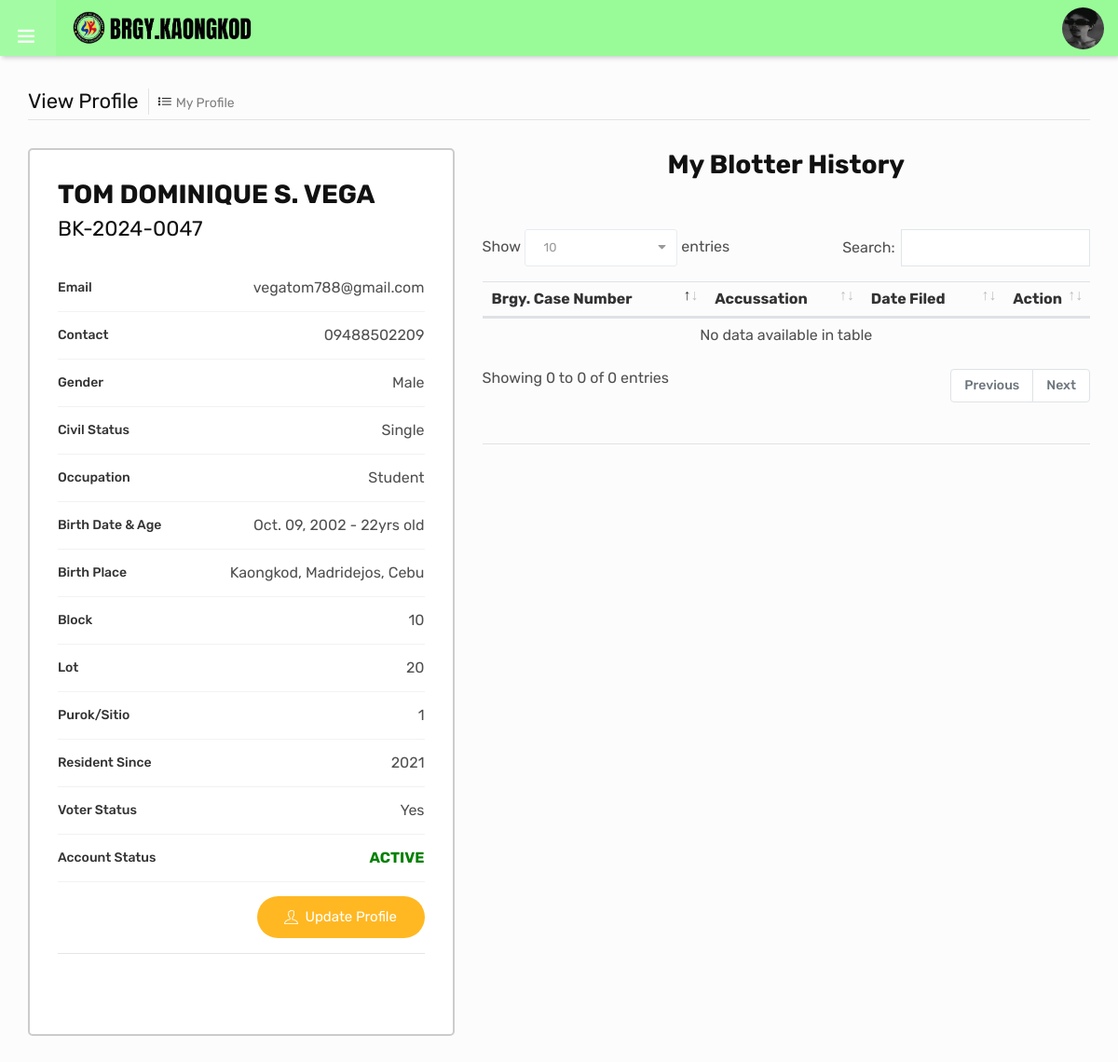
/residents/my-blotters.php (signed in), run on the app's committed database.
### tables this page shows
CREATE TABLE `residents` (
  `id` int(11) NOT NULL,
  `id_number` varchar(50) NOT NULL,
  `fname` varchar(200) NOT NULL,
  `mname` varchar(200) NOT NULL,
  `lname` varchar(200) NOT NULL,
  `gender` varchar(20) NOT NULL,
  `civil_status` varchar(50) NOT NULL,
  `email` varchar(50) NOT NULL,
  `password` varchar(65) NOT NULL,
  `contact_number` varchar(50) NOT NULL,
  `address` varchar(500) NOT NULL,
  `address2` varchar(100) DEFAULT NULL,
  `resident_since` varchar(100) DEFAULT NULL,
  `birth_date` date DEFAULT NULL,
  `ext` varchar(200) DEFAULT NULL,
  `address3` varchar(200) DEFAULT NULL,
  `birth_place` varchar(200) DEFAULT NULL,
  `occupation` varchar(200) DEFAULT NULL,
  `status` int(11) NOT NULL,
  `verified` int(11) NOT NULL,
  `email_verif` int(11) DEFAULT NULL,
  `date_registered` datetime NOT NULL,
  `resident_status` varchar(50) DEFAULT NULL,
  `photo` varchar(200) DEFAULT NULL
);

### global/model.php (called while the page is built, shortened)
<?php
	Class Model {
		private $server = "127.0.0.1:3306";
		private $username = "u510162695_kaongkod";
		private $password = "1Kaongkod";
		private $dbname = "u510162695_kaongkod";
		private $conn;
		public function __construct() {
			try {
				$this->conn = new mysqli($this->server, $this->username, $this->password, $this->dbname);
			} catch (Exception $e) {
				echo "Connection failed" . $e->getMessage();
			}
		}
		public function displayDepartment2($id) {
			$data = null;
			$query = "SELECT * FROM residents WHERE id = ?";
			if($stmt = $this->conn->prepare($query)) {
				$stmt->bind_param("i", $id);
				$stmt->execute();
				$result = $stmt->get_result();
				while ($row = $result->fetch_assoc()) {
					$data[] = $row;
				}
			}
			return $data;
		}
		public function displayResidentsProfile($id) {
			$data = null;
			$query = "SELECT * FROM residents WHERE id = ?";
			if ($stmt = $this->conn->prepare($query)) {
				$stmt->bind_param('i', $id);
				$stmt->execute();
				$result = $stmt->get_result();
				while ($row = $result->fetch_assoc()) {
					$data[] = $row;
				}
			}
			return $data;
		}
	}
?>

### residents/department.php (called while the page is built, shortened)
<?php
	$department = $model->displayDepartment2($_SESSION['sess2']);
	if (!empty($department)) {
		foreach ($department as $dep) {
			$r_id = $dep['id'];
			$photo = $dep['photo'];
														if ($photo == '') {
															$photo = 'default';
    													}
    													else {
    														$photo = $dep['photo'];
    													}
		}
	}
?>

### residents/my-blotters.php (the view, shortened to what this page needs)
<?php
	include('../global/model.php');
	$model = new Model();
	include('department.php');
	$id = $r_id;
?>
<!DOCTYPE html>
<html lang="en">
	<head>
		<link rel="stylesheet" type="text/css" href="../dashboard/assets/css/dataTables.bootstrap4.min.css">
		<link rel="stylesheet" type="text/css" href="../dashboard/assets/css/assets.css">
		<link rel="stylesheet" type="text/css" href="../dashboard/assets/vendors/calendar/fullcalendar.css">
		<link rel="stylesheet" type="text/css" href="../dashboard/assets/css/typography.css">
		<link rel="stylesheet" type="text/css" href="../dashboard/assets/css/shortcodes/shortcodes.css">
		<link rel="stylesheet" type="text/css" href="../dashboard/assets/css/style.css">
		<link rel="stylesheet" type="text/css" href="../dashboard/assets/css/dashboard.css">
	</head>
	<body class="ttr-opened-sidebar ttr-pinned-sidebar" style="background-color: #FCFCFC;">
		<?php include 'navbar.php'; ?>
		<main class="ttr-wrapper" style="background-color: #FCFCFC;">
			<div class="container-fluid">
				<div class="db-breadcrumb">
					<h4 class="breadcrumb-title">View Profile</h4>
					<ul class="db-breadcrumb-list">
						<li><i class="ti-list"></i>My Profile</li>
					</ul>
				</div>
				<?php include 'widget.php';
				$rows = $model->displayResidentsProfile($id);
				if (!empty($rows)) {
					foreach ($rows as $row) {
						$id_number = $row['id_number'];
						$first_name = $row['fname'];
						$middle_name = $row['mname'];
						$last_name = $row['lname'];
						$email = $row['email'];
						$contact = $row['contact_number'];
						$address = $row['address'];
						$address2 = $row['address2'];
						$address3 = $row['address3'];
						$bplace = $row['birth_place'];
						$occupation = $row['occupation'];
						$ext = $row['ext'];
						$civil_status = $row['civil_status'];
						$bd = date('M. d, Y', strtotime($row['birth_date']));
						$bdt = date('Y', strtotime($row['birth_date']));
						$dttt = date("Y");
						$age = $dttt - $bdt;
						$gender = $row['gender'];
						$status = $row['status'];
						$resident_since = $row['resident_since'];
					}
				}
				?>
				<div class="row">
				<div class="col-lg-5 m-b30">
				<form class="contact-bx dzForm" method="post" style="background-color: #ffffff; border: 2px solid #ccc; padding: 30px; border-radius: 5px;">
								<div class="new-user-list">
									<h3><?php echo strtoupper($first_name); ?> <?php echo strtoupper($middle_name); ?> <?php echo strtoupper($last_name); ?> <?php echo strtoupper($ext); ?><br><small><?php echo $id_number; ?></small></h3><br>
									<div class="new-user-list">
										<ul>
											<li>
												<span class="new-users-text">
													<a href="#" class="new-users-name">Email</a>
												</span>
												<span class="new-users-btn">
													<?php echo $email; ?>
												</span>
											</li>
											<li>
												<span class="new-users-text">
													<a href="#" class="new-users-name">Contact</a>
												</span>
												<span class="new-users-btn">
													<?php echo $contact; ?>
												</span>
											</li>
											<li>
												<span class="new-users-text">
													<a href="#" class="new-users-name">Gender</a>
												</span>
												<span class="new-users-btn">
													<?php echo $gender; ?>
												</span>
											</li>
											<li>
												<span class="new-users-text">
													<a href="#" class="new-users-name">Civil Status</a>
												</span>
												<span class="new-users-btn">
													<?php echo $civil_status; ?>
												</span>
											</li>
											<li>
												<span class="new-users-text">
													<a href="#" class="new-users-name">Occupation</a>
												</span>
												<span class="new-users-btn">
													<?php echo $occupation; ?>
												</span>
											</li>
											<li>
												<span class="new-users-text">
													<a href="#" class="new-users-name">Birth Date & Age</a>
												</span>
												<span class="new-users-btn">
													<?php echo $bd; ?> - <?php echo $age; ?>yrs old
												</span>
											</li>
											<li>
												<span class="new-users-text">
													<a href="#" class="new-users-name">Birth Place</a>
												</span>
												<span class="new-users-btn">
													<?php echo $bplace; ?>
												</span>
											</li>
											<li>
												<span class="new-users-text">
													<a href="#" class="new-users-name">Block</a>
												</span>
												<span class="new-users-btn">
													<?php echo $address; ?>
												</span>
											</li>
											<li>
												<span class="new-users-text">
													<a href="#" class="new-users-name">Lot</a>
												</span>
												<span class="new-users-btn">
													<?php echo $address2; ?>
												</span>
											</li>
											<li>
												<span class="new-users-text">
													<a href="#" class="new-users-name">Purok/Sitio</a>
												</span>
												<span class="new-users-btn">
													<?php echo $address3; ?>
												</span>
											</li>
											<li>
												<span class="new-users-text">
													<a href="#" class="new-users-name">Resident Since</a>
												</span>
												<span class="new-users-btn">
													<?php echo $resident_since; ?>
												</span>
											</li>
											<li>
												<span class="new-users-text">
													<a href="#" class="new-users-name">Voter Status</a>
												</span>
												<span class="new-users-btn">
													<?php echo $row['resident_status']; ?>
												</span>
											</li>
											<li>
												<span class="new-users-text">
													<a href="#" class="new-users-name">Account Status</a>
												</span>
												<span class="new-users-btn">
													<?php
													if ($status == '0') {
														echo '<span style="color: red;"><b>ARCHIVED</b></span>';
													}
													elseif ($status == '1') {
														echo '<span style="color: green;"><b>ACTIVE</b></span>';
													}
													elseif ($status == '2') {
														echo '<span style="color: blue;"><b>PENDING</b></span>';
													}
													elseif ($status == '3') {
														echo '<span style="color: red;"><b>ARCHIVED</b></span>';
													}
													else {
														echo $status;
													}
													?>
												</span>
											</li>
											 <li>
												<span class="new-users-btn">
													<div class="row">
													    <div class="col-lg-12" align="center">
													        <a href="update-profile" class="btn yellow radius-xl" style="width: 180px;height: 45px;display: flex;align-items: center;justify-content: center;"><i class="ti-user" style="font-size: 15px;"></i><span style="font-size: 15px;">&nbsp;&nbsp;Update Profile</span></a>
													    </div>
													</div>
												</span>
											</li>
										</ul>
										<hr>
										<br><br>
									</div>
								</div>
					</div>
					<div class="col-lg-7 m-b30">
								<center><h3>My Blotter History</h3><br><br></center>
								<div class="table-responsive">
									<table id="table" class="table hover" style="width:100%">
										<thead>
											<tr>
												<th>Brgy. Case Number</th>
												<th>Accussation</th>
												<th>Date Filed</th>
												<th width="50">Action</th>
											</tr>
										</thead>
										<tbody>
										</tbody>
									</table>
								</div>
								<br>
								<hr>
					</div>
				</div>
			</div>
		</main>
	</body>
</html>

### residents/navbar.php (shortened to what this page needs)
<header class="ttr-header">
	<div class="ttr-header-wrapper">
		<div class="ttr-toggle-sidebar ttr-material-button">
			<i class="ti-menu ttr-close-icon"></i>
		</div>
		<div class="ttr-logo-box">
			<div>
				<a href="homepage" class="ttr-logo">
					<img alt="" class="ttr-logo-desktop" src="../assets/images/3r.png" style="width: 200px; height: 36px;">
				</a>
			</div>
		</div>
		<div class="ttr-header-right ttr-with-seperator">
			<ul class="ttr-header-navigation">
				<li>
					<a href="#" class="ttr-material-button ttr-submenu-toggle"><img src="../assets/images/profile-pictures/<?php echo $photo; ?>.jpg" style="height: 45px; width: 45px;border-radius: 50%;"></a>
				</li>
			</ul>
		</div>
	</div>
</header>

### dashboard/assets/css/typography.css (style rules this page uses)
body { background-color: #fff; font-family: Rubik; font-size: 16px; font-weight: 400; color:#505050; padding: 0; margin: 0; overflow-x: hidden; -webkit-font-smoothing: antialiased; font-smoothing: antialiased; -moz-osx-font-smoothing: grayscale; scroll-behavior: smooth; }
a { color: #6f6f6f; outline: 0 none; text-decoration: none; }
img { border-style: none; height: auto; max-width: 100%; vertical-align: middle; }
hr { clear: both; }
section, article, aside, details, figcaption, figure, footer, header, hgroup, main, menu, nav, summary { display: block; }
table { background-color: transparent; width: 100%; }
table thead th { color: #333; }
p, address, pre, hr, ul, ol, dl, dd, table { margin-bottom: 24px; }
h1, h2, h3, h4, h5, h6 { color: #111111; font-family: rubik; margin-top:0; }
h3 { font-size: 28px; line-height: 35px; margin-bottom: 20px; font-weight: 700; }
h4 { font-size: 22px; line-height: 28px; margin-bottom: 15px; font-weight: 500; }
dl, ul, ol { list-style-position: outside; padding: 0; }
ul, ol { margin-bottom: 24px; }
ul li, ol li { padding: 0; }
.m-b30 { margin-bottom: 30px; }

### dashboard/assets/css/shortcodes/form.css (style rules this page uses)
.btn, .panel, .form-control, .img-thumbnail, .panel-head ing, .dropdown-menu, .panel-group .panel, .nav-tabs > li > a, .modal-content, .navbar-toggler, .nav-pills > li > a, .pager li > a, .pager li > span, .well, .alert, .list-group-item:first-child, .list-group-item:last-child, .input-group-addon, .btn-group-divides > .btn:not(:first-child):not(:last-child):not(.dropdown-toggle), .btn-group-divides > .btn:last-child:not(:first-child), .btn-group > .dropdown-toggle:not(:first-child), .ttr-booking-form .ttr-extra-services li .feature-box-lg, .ttr-booking-form .ttr-extra-services li.active .feature-box-lg:after, .widget_tag_cloud a, .searchform input[type="text"], .searchform input[type="submit"], ol.comment-list li.comment .comment-body { -webkit-border-radius: 0; -moz-border-radius: 0; border-radius: 0; }
a, .ttr-box, .btn, .form-control, .ov-box, .overlay-icon li a i, .feature-box-xl, .feature-box-lg, .feature-box-md, .feature-box-sm, .feature-box-xs, .navbar-toggler, .menu-logo, .menu-links .nav > li > a, .secondary-menu { -webkit-transition: all 0.2s linear; -moz-transition: all 0.2s linear; -ms-transition: all 0.2s linear; -o-transition: all 0.2s linear; transition: all 0.2s linear; }

### dashboard/assets/css/shortcodes/button.css (style rules this page uses)
.btn { -moz-user-select: none; border: 1px solid rgba(0, 0, 0, 0); border-radius: 4px; display: inline-block; font-size: 16px; font-weight: 400; line-height: 1.25; padding: 8px 16px; text-align: center; transition: all 0.2s ease-in-out 0s; vertical-align: middle; white-space: nowrap; }
.btn, .btn-secondry { color: #fff; padding: 10px 20px; display: inline-block; font-size: 11px; outline: none; cursor: pointer; outline: none; border-width: 0; border-style: solid; border-color: transparent; line-height: 1.42857; border-radius: 3px; font-weight: 400; text-align:center; font-family: rubik; }
.btn { background-color: #EFBB20; }
.radius-xl { border-radius: 100px; -webkit-border-radius: 100px; }
.btn.yellow { background-color: #ffb822; color: #fff; }

### dashboard/assets/css/shortcodes/breadcrumb.css (style rules this page uses)
.table > tbody > tr > td, .table > tbody > tr > th, .table > tfoot > tr > td, .table > tfoot > tr > th, .table > thead > tr > td, .table > thead > tr > th { padding: 10px; }

### residents/my-blotters.php (style rules this page uses)
.contact-bx { background-color: #ffffff; border: 2px solid #ccc; padding: 30px; border-radius: 5px; }

### data on the page
residents: photo (picture), fname "TOM DOMINIQUE", mname "S.", lname "VEGA", id_number "BK-2024-0047", email "vegatom788@gmail.com", contact_number "09488502209", gender "Male", civil_status "Single", occupation "Student", birth_date "Oct. 09, 2002", birth_place "Kaongkod, Madridejos, Cebu", address "10", address2 "20", address3 "1", resident_since "2021", resident_status "Yes"
